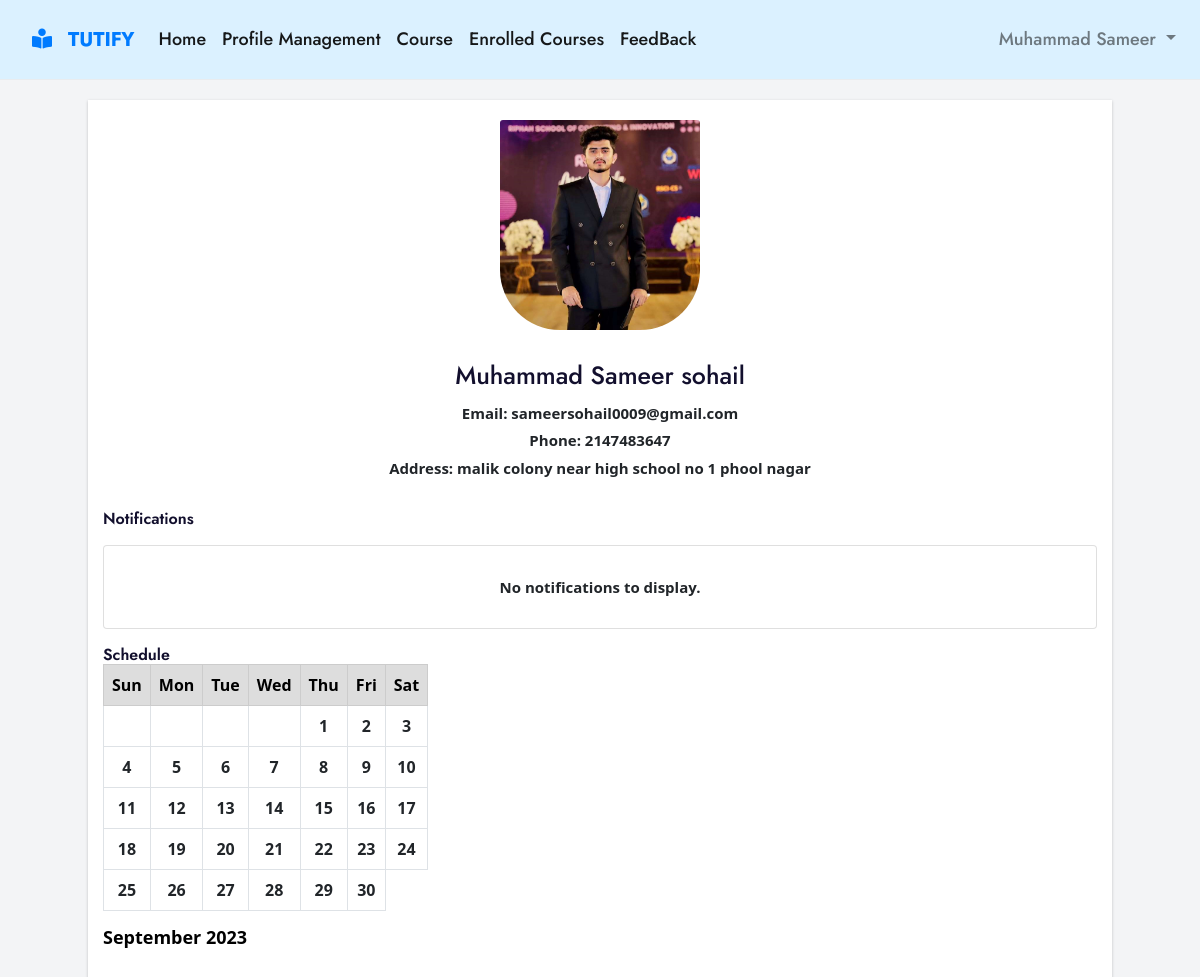
/student/student_dashboard.php (signed in), run on the app's committed database.
### tables this page shows
CREATE TABLE `users` (
  `id` int(255) NOT NULL,
  `fname` varchar(255) NOT NULL,
  `lname` varchar(255) NOT NULL,
  `phone` int(255) NOT NULL,
  `email` varchar(255) NOT NULL,
  `user_type` varchar(255) NOT NULL,
  `password` varchar(255) NOT NULL,
  `verification_code` varchar(255) DEFAULT NULL,
  `create_date` datetime NOT NULL,
  `address` varchar(255) NOT NULL,
  `postal_code` varchar(255) NOT NULL,
  `area` varchar(255) NOT NULL,
  `country` varchar(255) NOT NULL,
  `state` varchar(255) NOT NULL,
  `ehistory` varchar(255) NOT NULL,
  `experience` varchar(255) NOT NULL,
  `degree` longblob NOT NULL,
  `picture` longblob NOT NULL,
  `hourly_rate` decimal(10,2) NOT NULL,
  `reset_token` varchar(255) DEFAULT NULL,
  `unique_id` varchar(255) NOT NULL,
  `Subject` varchar(255) NOT NULL
);

### student/student_dashboard.php (the view, shortened to what this page needs)
<?php
include('./header.php');
?>
<!DOCTYPE html>
<html>
<head>
</head>
<body class=" bg-gray-100">
  <div class="container col-md-11">
    <div class="row">
      <?php
      include('../dbcon.php');
      $user_id = $_SESSION['id'];
      $sql = "SELECT * FROM users WHERE id='$user_id'";
      $result = mysqli_query($con, $sql);
      while ($row = mysqli_fetch_assoc($result)):
      ?>
      <div class="col-md-12">
          <img class="card-img-top" style="width: 200px" src="../uploads/<?php echo $row['picture']; ?>" alt="Profile Picture">
          <div class="card-body">
            <h5 class="card-title"><?php echo $row['fname'] . ' ' . $row['lname']; ?></h5>
            <p class="card-text">Email: <?php echo $row['email']; ?></p>
            <p class="card-text">Phone: <?php echo $row['phone']; ?></p>
            <p class="card-text">Address: <?php echo $row['address']; ?></p>
          </div>
      </div>
      <?php endwhile; ?>
    </div>
    <h3>Notifications</h3>
    <?php
    $user_name = $_SESSION['user_name'];
    $sql = "SELECT * FROM s_notifications WHERE user_name = '$user_name' AND is_read = 0 ORDER BY created_at DESC";
    $result = mysqli_query($con, $sql);
    ?>
    <div class="row">
      <div class="col-sm">
        <div class="card my-3">
          <div class="card-body">
            <?php if (mysqli_num_rows($result) == 0): ?>
              <p class="card-text">No notifications to display.</p>
            <?php endif; ?>
          </div>
        </div>
      </div>
    </div>
    <h3>Schedule</h3>
    <div class="row">
      <div class="col-sm">
        <?php include('../tutor/calender.php'); ?>
      </div>
    </div>
  </div>
</body>
</html>

### css/t_dash_style.css (style rules this page uses)
body { background-color: #f4f4f4; font-family: Arial, sans-serif; font-size: 16px; }
.container { background-color: #fff; padding: 20px; margin-top: 20px; align-items: center; box-shadow: 0px 1px 3px rgba(0, 0, 0, 0.2); animation: fadeIn 0.5s ease-in-out; }
.card-img-top { width: 200px; display: block; margin: 0 auto; border-radius: 60px; }
.card-title { font-size: 25px; font-weight: bold; text-align: center; margin-bottom: 10px; }
.card-text { font-size: 15px; margin-bottom: 5px; text-align: center; font-weight: bold; }
.card-body { margin: 10px; }

### css/nav_style.css (style rules this page uses)
body { background-color: #ffffff; font-family: Arial, sans-serif; }
.card-title { font-weight: bold; margin-bottom: 10px; }

### data on the page
users: picture (picture), fname "Muhammad Sameer", lname "sohail", email "sameersohail0009@gmail.com", phone "2147483647", address "malik colony near high school no 1 phool nagar"

### other printed values
$_SESSION["user_name"] "Muhammad Sameer"
$monthName "September"
$year "2023"
